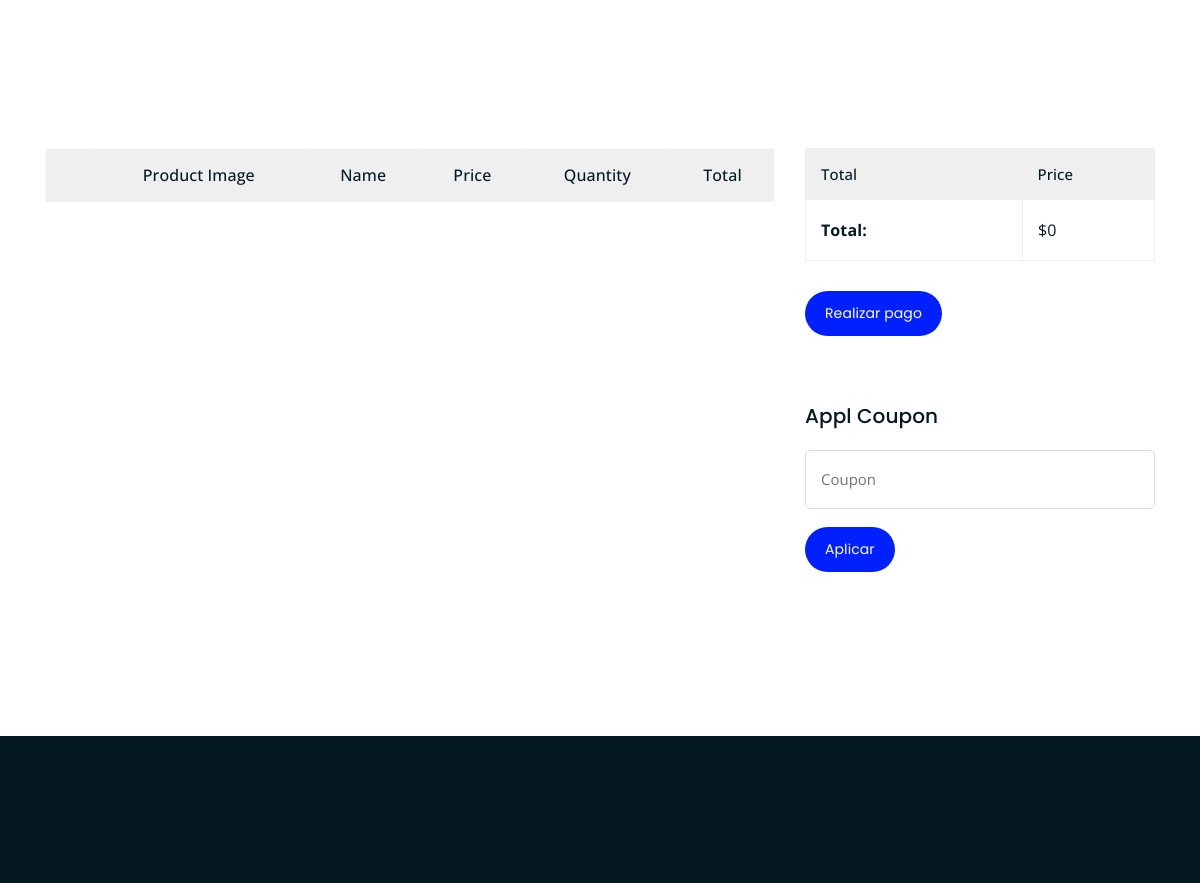
/carrito (signed in, middle part), run on an earlier commit of the app's database.
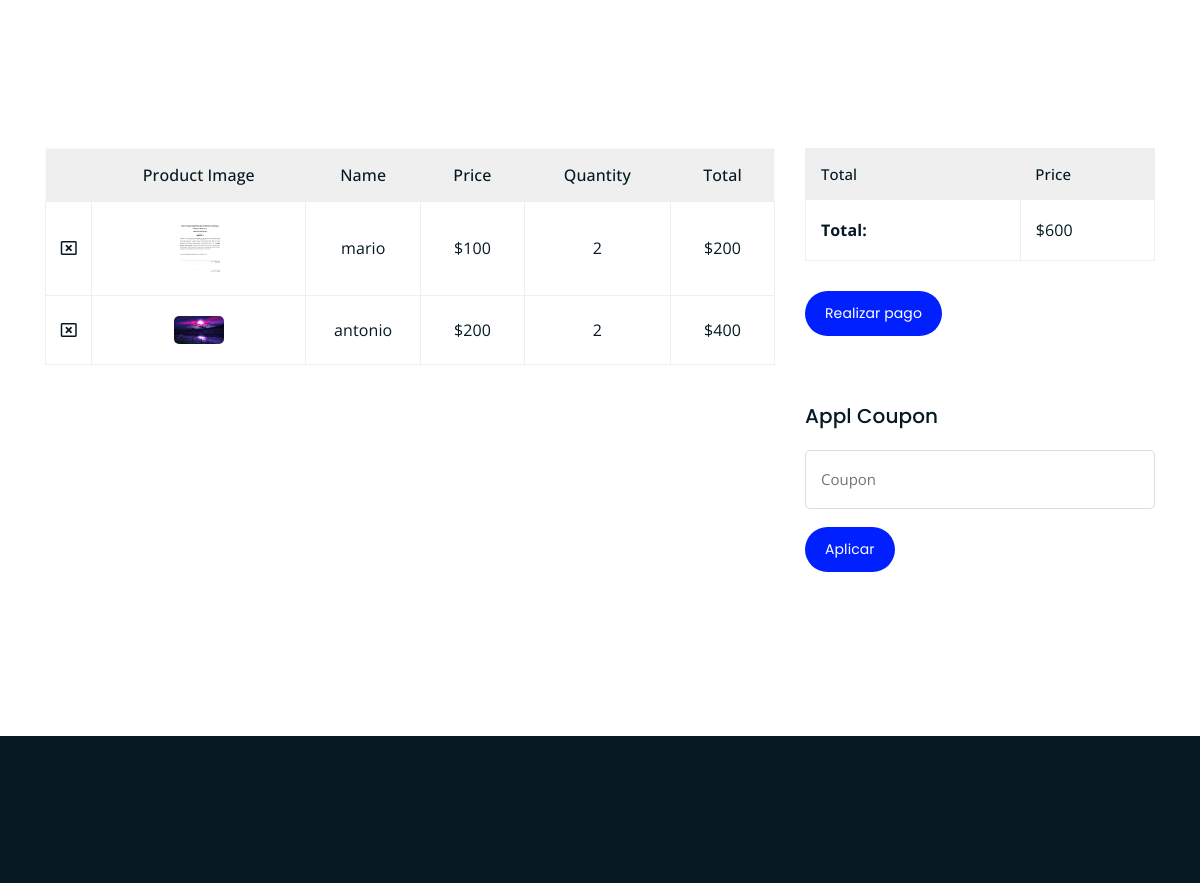
And on a later commit of the database.
### core/models.py (models this page shows, shortened)
class Producto(models.Model):
    nombre = models.CharField(max_length=50)
    precio = models.IntegerField()
    stock = models.IntegerField()
    descripcion = models.CharField(max_length=250)
    tipo = models.ForeignKey(TipoProducto, on_delete=models.CASCADE)
    vencimiento = models.DateField(default=date.today)
    imagen = models.ImageField(null=True,blank=True)
    vigente = models.BooleanField()

### core/views.py (the view)
# urls.py: path('carrito', carrito, name="carrito"),
def carrito(request):
    carrito_items = Carrito.objects.filter(usuario=request.user)
    total_precio = 0
    despacho = 1000
    productos_en_carrito = []
    for item in carrito_items:
        subtotal_producto = item.producto.precio * item.cantidad_agregada
        total_precio += subtotal_producto
        productos_en_carrito.append({
            'id': item.id,  # Asegúrate de que el id del objeto Carrito se incluye aquí
            'producto': item.producto,
            'cantidad_agregada': item.cantidad_agregada,
            'total_producto': subtotal_producto,
            'valor': item.producto.precio
        })
    datos = {
        'listarproductos': productos_en_carrito,
        'total_precio': total_precio,
    }
    return render(request, 'core/carrito.html', datos)

### core/templates/core/carrito.html (shortened to what this page needs)
{% extends 'core/base.html' %}
{% load static %}
{% block contenido %}
<div class="cart-section mt-150 mb-150">
    <div class="container">
        <div class="row">
            <div class="col-lg-8 col-md-12">
                <div class="cart-table-wrap">
                    <table class="cart-table">
                        <thead class="cart-table-head">
                            <tr class="table-head-row">
                                <th class="product-remove"></th>
                                <th class="product-image">Product Image</th>
                                <th class="product-name">Name</th>
                                <th class="product-price">Price</th>
                                <th class="product-quantity">Quantity</th>
                                <th class="product-total">Total</th>
                            </tr>
                        </thead>
                        <tbody>
                            {% for aux in listarproductos %}
                            <tr class="table-body-row">
                                <td class="product-remove"><i class="far fa-window-close" onclick="eliminar_producto({{ aux.id }})"></i></td>
                                <td class="product-image"><img src="{{ aux.producto.imagen.url }}" alt=""></td>
                                <td class="product-name">{{ aux.producto.nombre }}</td>
                                <td class="product-price">${{ aux.valor }}</td>
                                <td class="product-total">{{ aux.cantidad_agregada }}</td>
                                <td class="product-total">${{ aux.total_producto }}</td>
                            </tr>
                            {% endfor %}
                        </tbody>
                    </table>
                </div>
            </div>
            <div class="col-lg-4">
                <div class="total-section">
                    <table class="total-table">
                        <thead class="total-table-head">
                            <tr class="table-total-row">
                                <th>Total</th>
                                <th>Price</th>
                            </tr>
                        </thead>
                        <tbody>
                            <tr class="total-data">
                                <td><strong>Total: </strong></td>
                                <td>${{ total_precio }}</td>
                            </tr>
                        </tbody>
                    </table>
                    <div class="cart-buttons">
                        <a href="{% url 'checkout' %}" class="boxed-btn black">Realizar pago</a>
                    </div>
                </div>
                <div class="coupon-section">
                    <h3>Appl Coupon</h3>
                    <div class="coupon-form-wrap">
                        <form action="index.html">
                            <p><input type="text" placeholder="Coupon"></p>
                            <a href="" class="boxed-btn black">Aplicar</a>
                        </form>
                    </div>
                </div>
            </div>
        </div>
    </div>
</div>
{% endblock %}

What changed in the data, as far as the page shows it:
now on this page (row edited): Producto: producto.imagen (picture), producto.nombre "mario", valor "100", cantidad_agregada "2", total_producto "200"
added Producto: producto.imagen (picture), producto.nombre "antonio", valor "200", cantidad_agregada "2", total_producto "400"
Also different on the page:
{{ total_precio }}: "0" → "600"
